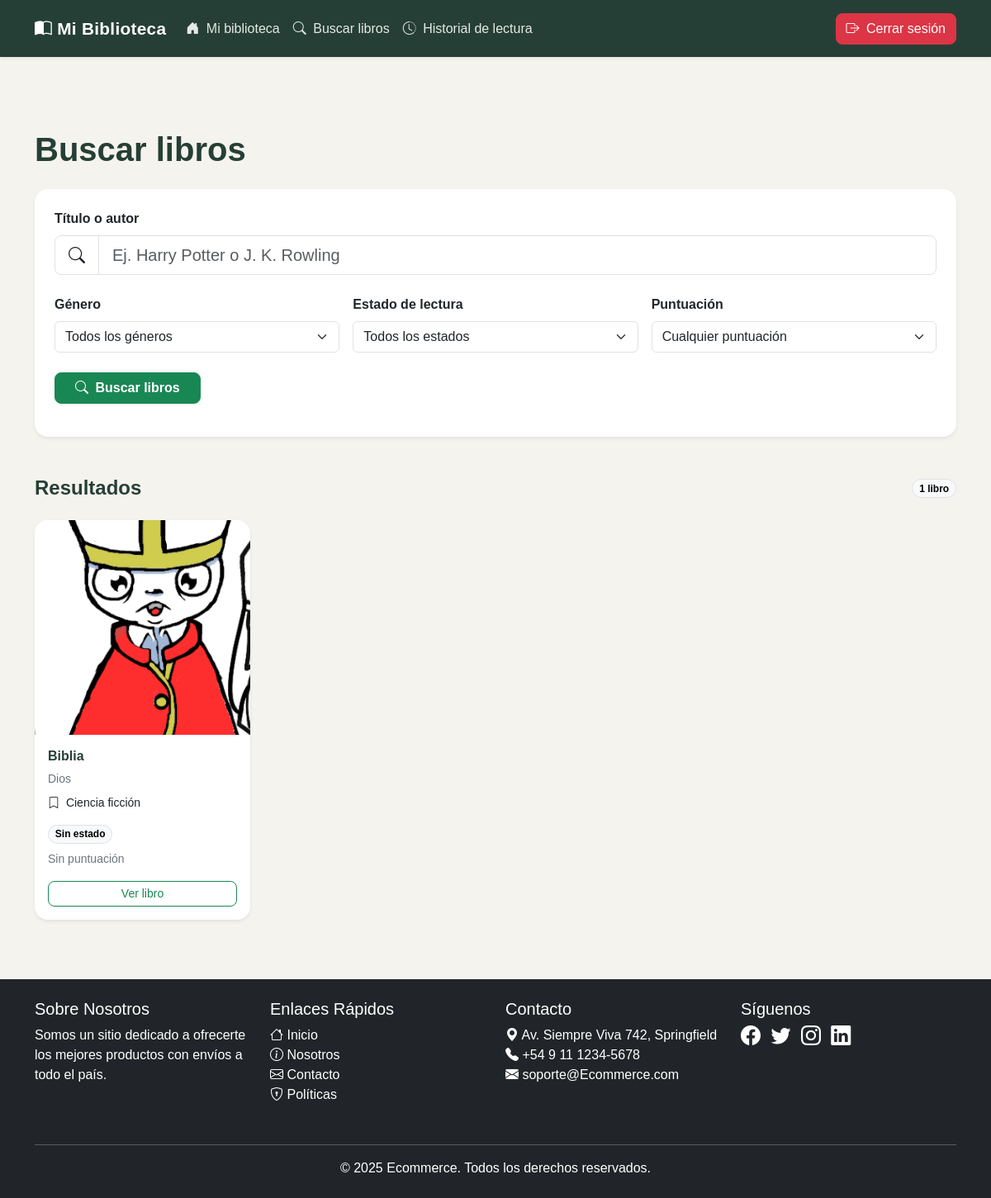
/index.php?views=busqueda (signed in), run on the app's committed database.
### tables this page shows
CREATE TABLE `libros` (
  `id` int(11) NOT NULL,
  `usuario_id` int(11) NOT NULL,
  `titulo` varchar(150) NOT NULL,
  `autor` varchar(150) NOT NULL,
  `genero_id` int(11) NOT NULL,
  `ano_publicacion` int(11) DEFAULT NULL,
  `editorial` varchar(150) DEFAULT NULL,
  `estado_lectura` varchar(20) NOT NULL,
  `puntuacion` int(11) DEFAULT NULL,
  `resena` text DEFAULT NULL,
  `imagen` varchar(255) DEFAULT NULL
);

CREATE TABLE `generos` (
  `id` int(11) NOT NULL,
  `nombre` varchar(100) NOT NULL,
  `descripcion` varchar(255) DEFAULT NULL
);

### controllers/busquedaController.php (called while the page is built, shortened)
<?php
require_once __DIR__ . "/../data/DAO/servis/BusquedaService.php";
$usuarioId = (int) $_SESSION["usuario_id"];
$terminoBusqueda = trim($_GET["terminoBusqueda"] ?? "");
$generoId = filter_var(
    $_GET["genero_id"] ?? "0",
    FILTER_VALIDATE_INT
);
$generoId = ($generoId !== false && $generoId >= 0)
    ? $generoId
    : 0;
$estadoLectura = trim($_GET["estado_lectura"] ?? "");
$puntuacion = filter_var(
    $_GET["puntuacion"] ?? "0",
    FILTER_VALIDATE_INT
);
$puntuacion = (
    $puntuacion !== false &&
    $puntuacion >= 0 &&
    $puntuacion <= 5
) ? $puntuacion : 0;
$estadosPermitidos = [
    "Pendiente",
    "Leyendo",
    "Leído",
    "Abandonado"
];
if (!in_array($estadoLectura, $estadosPermitidos, true)) {
    $estadoLectura = "";
}
$busquedaService = new BusquedaService();
$resultadosBusqueda = $busquedaService->buscarLibros(
    $usuarioId,
    $terminoBusqueda,
    $generoId,
    $estadoLectura,
    $puntuacion
);
$totalResultados = count($resultadosBusqueda);

### data/DAO/busquedaDAO.php (called while the page is built, shortened)
<?php
require_once __DIR__ . "/../Conexion.php";
class BusquedaDAO implements BusquedaDAOInterface
{
    private PDO $pdo;
    public function __construct()
    {
        $conexion = new Conexion();
        $this->pdo = $conexion->conectar();
    }
    public function buscarLibros(
        int $usuarioId,
        string $termino = "",
        int $generoId = 0,
        string $estado = "",
        int $puntuacion = 0
    ): array {
        $sql = "
            SELECT
                l.id,
                l.titulo,
                l.autor,
                l.genero_id,
                g.nombre AS genero,
                l.estado_lectura,
                l.puntuacion,
                l.imagen
            FROM libros AS l
            LEFT JOIN generos AS g
                ON l.genero_id = g.id
            WHERE l.usuario_id = :usuario_id
        ";
        $parametros = [
            ":usuario_id" => $usuarioId
        ];
        $sql .= " ORDER BY l.titulo ASC";
        $consulta = $this->pdo->prepare($sql);
        $consulta->execute($parametros);
        return $consulta->fetchAll();
    }
}

### data/conexion.php (called while the page is built, shortened)
<?php
class Conexion
{
    private string $servidor = "localhost";
    private string $usuario = "root";
    private string $pass = "";
    private string $dbname = "web_biblioteca";
    public function conectar(): PDO
    {
        $dsn = "mysql:host={$this->servidor};dbname={$this->dbname};charset=utf8mb4";
        $opciones = [
            PDO::ATTR_ERRMODE => PDO::ERRMODE_EXCEPTION,
            PDO::ATTR_DEFAULT_FETCH_MODE => PDO::FETCH_ASSOC,
            PDO::ATTR_EMULATE_PREPARES => false
        ];
        try {
            return new PDO(
                $dsn,
                $this->usuario,
                $this->pass,
                $opciones
            );
        } catch (PDOException $e) {
            throw new NoConexionDataBaseException(
                "No se pudo establecer conexión con la base de datos.",
                (int) $e->getCode(),
                $e
            );
        }
    }
}

### data/DAO/servis/BusquedaService.php (called while the page is built, shortened)
<?php
require_once __DIR__ . "/../busquedaDAO.php";
class BusquedaService
{
    private BusquedaDAOInterface $busquedaDAO;
    public function __construct(?BusquedaDAOInterface $busquedaDAO = null)
    {
        $this->busquedaDAO = $busquedaDAO ?? new BusquedaDAO();
    }
    public function buscarLibros(
        int $usuarioId,
        string $termino = "",
        int $generoId = 0,
        string $estado = "",
        int $puntuacion = 0
    ): array {
        return $this->busquedaDAO->buscarLibros(
            $usuarioId,
            $termino,
            $generoId,
            $estado,
            $puntuacion
        );
    }
}

### public/views/busqueda.php (the view, shortened to what this page needs)
<?php
require_once __DIR__ . "/../../controllers/busquedaController.php";
?>
<section class="container py-5">
    <div class="mb-4">
        <h1 class="fw-bold mt-3" style="color: #263f36;">
            Buscar libros
        </h1>
    </div>
    <div class="card border-0 shadow-sm rounded-4 mb-5">
        <div class="card-body p-4">
            <form action="index.php" method="GET">
                <div class="mb-4">
                    <label for="terminoBusqueda"
                           class="form-label fw-semibold">
                        Título o autor
                    </label>
                    <div class="input-group input-group-lg">
                        <span class="input-group-text bg-white">
                            <i class="bi bi-search"></i>
                        </span>
                        <input
                            type="search"
                            class="form-control"
                            id="terminoBusqueda"
                            name="terminoBusqueda"
                            placeholder="Ej. Harry Potter o J. K. Rowling"
                            value="<?= htmlspecialchars($terminoBusqueda, ENT_QUOTES, 'UTF-8') ?>"
                        >
                    </div>
                </div>
                <div class="row g-3">
                    <div class="col-12 col-md-4">
                        <label for="genero_id"
                               class="form-label fw-semibold">
                            Género
                        </label>
                        <select class="form-select"
                                id="genero_id"
                                name="genero_id">
                            <option value="0">Todos los géneros</option>
                        </select>
                    </div>
                    <div class="col-12 col-md-4">
                        <label for="estado_lectura"
                               class="form-label fw-semibold">
                            Estado de lectura
                        </label>
                        <select class="form-select"
                                id="estado_lectura"
                                name="estado_lectura">
                            <option value="">Todos los estados</option>
                        </select>
                    </div>
                    <div class="col-12 col-md-4">
                        <label for="puntuacion"
                               class="form-label fw-semibold">
                            Puntuación
                        </label>
                        <select class="form-select"
                                id="puntuacion"
                                name="puntuacion">
                            <option value="0">Cualquier puntuación</option>
                        </select>
                    </div>
                </div>
                <div class="d-flex flex-wrap gap-2 mt-4">
                    <button type="submit"
                            class="btn btn-success px-4 fw-semibold">
                        <i class="bi bi-search me-1"></i>
                        Buscar libros
                    </button>
                </div>
            </form>
        </div>
    </div>
    <div class="d-flex justify-content-between align-items-center mb-4">
        <h2 class="h4 fw-bold mb-0" style="color: #263f36;">
            Resultados
        </h2>
        <span class="badge rounded-pill text-bg-light border">
            <?= $totalResultados ?>
            <?= $totalResultados === 1 ? "libro" : "libros" ?>
        </span>
    </div>
    <?php if (empty($resultadosBusqueda)): ?>
        <div class="text-center bg-light rounded-4 p-5">
            <i class="bi bi-book display-4 text-secondary"></i>
            <h3 class="h5 fw-bold mt-3" style="color: #263f36;">
                No encontramos libros
            </h3>
            <p class="text-secondary mb-3">
                Probá cambiar las palabras o quitar alguno de los filtros.
            </p>
            <a href="index.php?views=busqueda"
               class="btn btn-outline-success">
                Ver todos mis libros
            </a>
        </div>
    <?php else: ?>
        <div class="row g-4">
            <?php foreach ($resultadosBusqueda as $libro): ?>
                <div class="col-6 col-md-4 col-lg-3">
                    <div class="card h-100 border-0 shadow-sm rounded-4 overflow-hidden">
                        <a
                            href="index.php?views=dashboardLibro&id=<?= (int) $libro["id"] ?>"
                            class="text-decoration-none"
                        >
                            <?php if (!empty($libro["imagen"])): ?>
                                <img
                                    src="<?= htmlspecialchars($libro["imagen"], ENT_QUOTES, 'UTF-8') ?>"
                                    alt="Portada de <?= htmlspecialchars($libro["titulo"], ENT_QUOTES, 'UTF-8') ?>"
                                    class="card-img-top"
                                    loading="lazy"
                                    style="height: 260px; object-fit: cover;"
                                >
                            <?php endif; ?>
                        </a>
                        <div class="card-body d-flex flex-column">
                            <h3 class="h6 fw-bold mb-2">
                                <a
                                    href="index.php?views=dashboardLibro&id=<?= (int) $libro["id"] ?>"
                                    class="text-decoration-none"
                                    style="color: #263f36;"
                                >
                                    <?= htmlspecialchars($libro["titulo"], ENT_QUOTES, 'UTF-8') ?>
                                </a>
                            </h3>
                            <p class="text-secondary small mb-2">
                                <?= htmlspecialchars($libro["autor"], ENT_QUOTES, 'UTF-8') ?>
                            </p>
                            <p class="small mb-2">
                                <i class="bi bi-bookmark me-1"></i>
                                <?= htmlspecialchars($libro["genero"], ENT_QUOTES, 'UTF-8') ?>
                            </p>
                            <div class="mt-auto pt-2">
                                <?php if (!empty($libro["estado_lectura"])): ?>
                                    <span class="badge rounded-pill text-bg-success mb-2">
                                        <?= htmlspecialchars($libro["estado_lectura"], ENT_QUOTES, 'UTF-8') ?>
                                    </span>
                                <?php else: ?>
                                    <span class="badge rounded-pill text-bg-light border mb-2">
                                        Sin estado
                                    </span>
                                <?php endif; ?>
                                <div class="small" style="color: #b8860b;">
                                    <?php if ($libro["puntuacion"] !== null): ?>
                                        <?php for ($i = 1; $i <= 5; $i++): ?>
                                            <?= $i <= (int) $libro["puntuacion"] ? "★" : "☆" ?>
                                        <?php endfor; ?>
                                    <?php else: ?>
                                        <span class="text-secondary">
                                            Sin puntuación
                                        </span>
                                    <?php endif; ?>
                                </div>
                                <a
                                    href="index.php?views=dashboardLibro&id=<?= (int) $libro["id"] ?>"
                                    class="btn btn-outline-success btn-sm w-100 mt-3"
                                >
                                    Ver libro
                                </a>
                            </div>
                        </div>
                    </div>
                </div>
            <?php endforeach; ?>
        </div>
    <?php endif; ?>
</section>

### public/assets/styles/styles.css (style rules this page uses)
body { background-color: #f5f3ee; color: #292f2c; font-family: Arial, sans-serif; margin: 0; }
.btn { border-radius: 8px; }

### data on the page
libros: imagen (picture), titulo "Biblia", autor "Dios", genero.nombre "Ciencia ficción", estado_lectura "Sin estado", shows "Sin puntuación"

### other printed values
$totalResultados "1"
